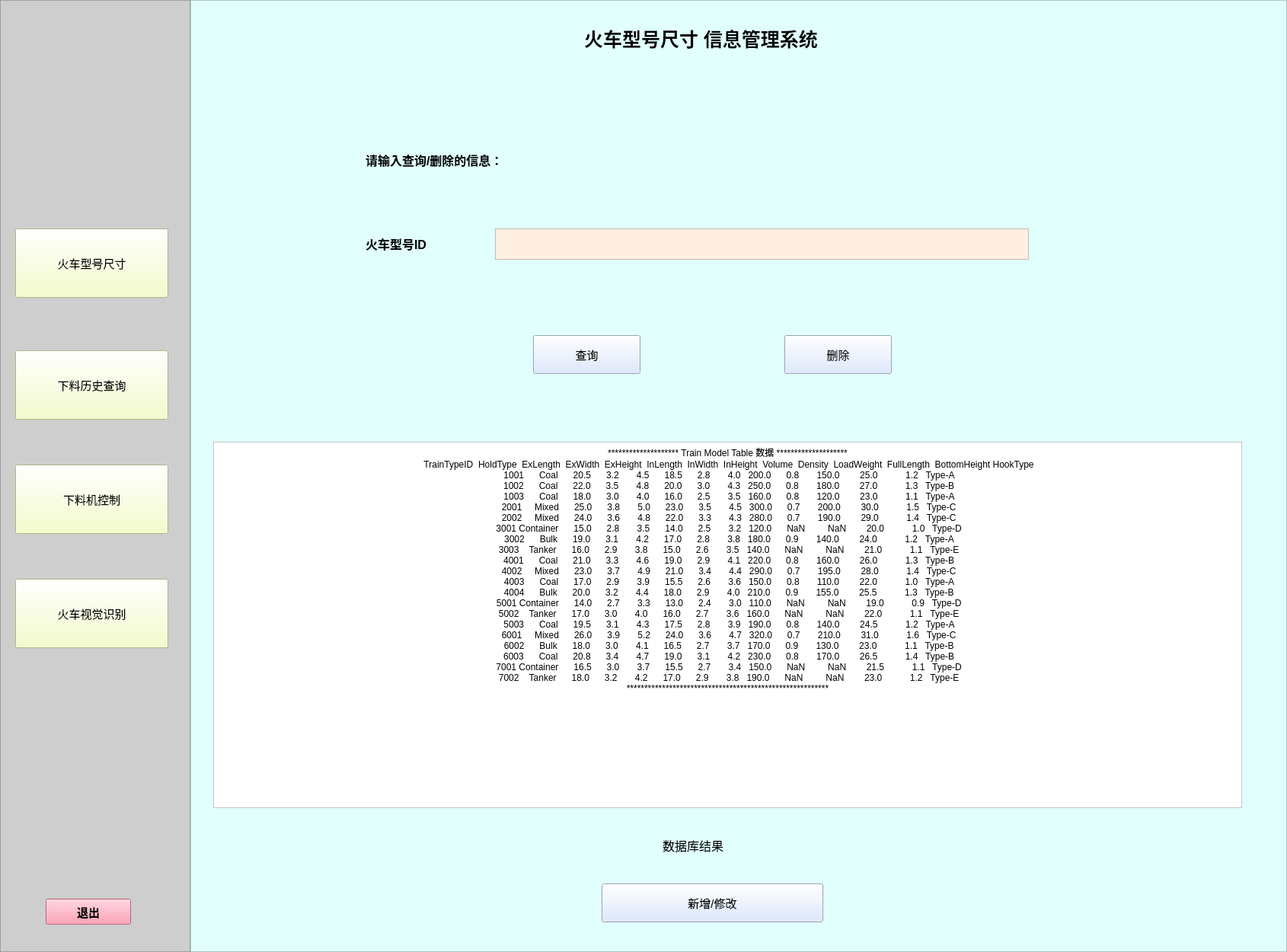
<?xml version="1.0" encoding="UTF-8"?>
<ui version="4.0">
 <class>TrainQuery</class>
 <widget class="QMainWindow" name="TrainQuery">
  <property name="geometry">
   <rect>
    <x>0</x>
    <y>0</y>
    <width>1690</width>
    <height>1250</height>
   </rect>
  </property>
  <property name="windowTitle">
   <string>MainWindow</string>
  </property>
  <widget class="QWidget" name="centralwidget">
   <layout class="QHBoxLayout" name="horizontalLayout" stretch="0,0">
    <property name="spacing">
     <number>0</number>
    </property>
    <property name="leftMargin">
     <number>0</number>
    </property>
    <property name="topMargin">
     <number>0</number>
    </property>
    <property name="rightMargin">
     <number>0</number>
    </property>
    <property name="bottomMargin">
     <number>0</number>
    </property>
    <item>
     <widget class="QFrame" name="frame_window">
      <property name="maximumSize">
       <size>
        <width>250</width>
        <height>16777215</height>
       </size>
      </property>
      <property name="styleSheet">
       <string notr="true">QFrame{
	background-color:rgb(206, 206, 206);
}</string>
      </property>
      <property name="frameShape">
       <enum>QFrame::StyledPanel</enum>
      </property>
      <property name="frameShadow">
       <enum>QFrame::Raised</enum>
      </property>
      <widget class="QPushButton" name="pushButton">
       <property name="geometry">
        <rect>
         <x>60</x>
         <y>1180</y>
         <width>112</width>
         <height>34</height>
        </rect>
       </property>
       <property name="font">
        <font>
         <pointsize>11</pointsize>
         <weight>75</weight>
         <bold>true</bold>
        </font>
       </property>
       <property name="styleSheet">
        <string notr="true">QPushButton{
background-color:rgb(255, 135, 163)
}</string>
       </property>
       <property name="text">
        <string>退出</string>
       </property>
      </widget>
      <widget class="QPushButton" name="pushButton_5">
       <property name="geometry">
        <rect>
         <x>20</x>
         <y>760</y>
         <width>201</width>
         <height>91</height>
        </rect>
       </property>
       <property name="font">
        <font>
         <pointsize>11</pointsize>
        </font>
       </property>
       <property name="styleSheet">
        <string notr="true">QPushButton{
background-color:rgb(243, 255, 189)
}</string>
       </property>
       <property name="text">
        <string>火车视觉识别</string>
       </property>
      </widget>
      <widget class="QPushButton" name="pushButton_6">
       <property name="geometry">
        <rect>
         <x>20</x>
         <y>610</y>
         <width>201</width>
         <height>91</height>
        </rect>
       </property>
       <property name="font">
        <font>
         <pointsize>11</pointsize>
        </font>
       </property>
       <property name="styleSheet">
        <string notr="true">QPushButton{
background-color:rgb(243, 255, 189)
}</string>
       </property>
       <property name="text">
        <string>下料机控制</string>
       </property>
      </widget>
      <widget class="QPushButton" name="pushButton_7">
       <property name="geometry">
        <rect>
         <x>20</x>
         <y>460</y>
         <width>201</width>
         <height>91</height>
        </rect>
       </property>
       <property name="font">
        <font>
         <pointsize>11</pointsize>
        </font>
       </property>
       <property name="styleSheet">
        <string notr="true">QPushButton{
background-color:rgb(243, 255, 189)
}</string>
       </property>
       <property name="text">
        <string>下料历史查询</string>
       </property>
      </widget>
      <widget class="QPushButton" name="pushButton_8">
       <property name="geometry">
        <rect>
         <x>20</x>
         <y>300</y>
         <width>201</width>
         <height>91</height>
        </rect>
       </property>
       <property name="font">
        <font>
         <pointsize>11</pointsize>
        </font>
       </property>
       <property name="styleSheet">
        <string notr="true">QPushButton{
background-color:rgb(243, 255, 189)
}</string>
       </property>
       <property name="text">
        <string>火车型号尺寸</string>
       </property>
      </widget>
     </widget>
    </item>
    <item>
     <widget class="QFrame" name="frame_menu">
      <property name="styleSheet">
       <string notr="true">QFrame{
	background-color:rgb(225, 255, 253)
}</string>
      </property>
      <property name="frameShape">
       <enum>QFrame::StyledPanel</enum>
      </property>
      <property name="frameShadow">
       <enum>QFrame::Raised</enum>
      </property>
      <widget class="QLabel" name="System_name">
       <property name="geometry">
        <rect>
         <x>310</x>
         <y>10</y>
         <width>721</width>
         <height>81</height>
        </rect>
       </property>
       <property name="font">
        <font>
         <pointsize>19</pointsize>
         <weight>75</weight>
         <bold>true</bold>
        </font>
       </property>
       <property name="text">
        <string>火车型号尺寸 信息管理系统</string>
       </property>
       <property name="textFormat">
        <enum>Qt::AutoText</enum>
       </property>
       <property name="alignment">
        <set>Qt::AlignCenter</set>
       </property>
      </widget>
      <widget class="QTextBrowser" name="textBrowser">
       <property name="geometry">
        <rect>
         <x>30</x>
         <y>580</y>
         <width>1351</width>
         <height>481</height>
        </rect>
       </property>
       <property name="styleSheet">
        <string notr="true">QTextBrowser{
background-color:rgb(255, 255, 255)
}</string>
       </property>
       <property name="html">
        <string>&lt;!DOCTYPE HTML PUBLIC &quot;-//W3C//DTD HTML 4.0//EN&quot; &quot;http://www.w3.org/TR/REC-html40/strict.dtd&quot;&gt;
&lt;html&gt;&lt;head&gt;&lt;meta name=&quot;qrichtext&quot; content=&quot;1&quot; /&gt;&lt;style type=&quot;text/css&quot;&gt;
p, li { white-space: pre-wrap; }
&lt;/style&gt;&lt;/head&gt;&lt;body style=&quot; font-family:'SimSun'; font-size:9pt; font-weight:400; font-style:normal;&quot;&gt;
&lt;p align=&quot;center&quot; style=&quot; margin-top:0px; margin-bottom:0px; margin-left:0px; margin-right:0px; -qt-block-indent:0; text-indent:0px;&quot;&gt;******************** Train Model Table 数据 ********************&lt;/p&gt;
&lt;p align=&quot;center&quot; style=&quot; margin-top:0px; margin-bottom:0px; margin-left:0px; margin-right:0px; -qt-block-indent:0; text-indent:0px;&quot;&gt; TrainTypeID  HoldType  ExLength  ExWidth  ExHeight  InLength  InWidth  InHeight  Volume  Density  LoadWeight  FullLength  BottomHeight HookType&lt;/p&gt;
&lt;p align=&quot;center&quot; style=&quot; margin-top:0px; margin-bottom:0px; margin-left:0px; margin-right:0px; -qt-block-indent:0; text-indent:0px;&quot;&gt;        1001      Coal      20.5      3.2       4.5      18.5      2.8       4.0   200.0      0.8       150.0        25.0           1.2   Type-A       &lt;/p&gt;
&lt;p align=&quot;center&quot; style=&quot; margin-top:0px; margin-bottom:0px; margin-left:0px; margin-right:0px; -qt-block-indent:0; text-indent:0px;&quot;&gt;        1002      Coal      22.0      3.5       4.8      20.0      3.0       4.3   250.0      0.8       180.0        27.0           1.3   Type-B       &lt;/p&gt;
&lt;p align=&quot;center&quot; style=&quot; margin-top:0px; margin-bottom:0px; margin-left:0px; margin-right:0px; -qt-block-indent:0; text-indent:0px;&quot;&gt;        1003      Coal      18.0      3.0       4.0      16.0      2.5       3.5   160.0      0.8       120.0        23.0           1.1   Type-A       &lt;/p&gt;
&lt;p align=&quot;center&quot; style=&quot; margin-top:0px; margin-bottom:0px; margin-left:0px; margin-right:0px; -qt-block-indent:0; text-indent:0px;&quot;&gt;        2001     Mixed      25.0      3.8       5.0      23.0      3.5       4.5   300.0      0.7       200.0        30.0           1.5   Type-C       &lt;/p&gt;
&lt;p align=&quot;center&quot; style=&quot; margin-top:0px; margin-bottom:0px; margin-left:0px; margin-right:0px; -qt-block-indent:0; text-indent:0px;&quot;&gt;        2002     Mixed      24.0      3.6       4.8      22.0      3.3       4.3   280.0      0.7       190.0        29.0           1.4   Type-C       &lt;/p&gt;
&lt;p align=&quot;center&quot; style=&quot; margin-top:0px; margin-bottom:0px; margin-left:0px; margin-right:0px; -qt-block-indent:0; text-indent:0px;&quot;&gt;        3001 Container      15.0      2.8       3.5      14.0      2.5       3.2   120.0      NaN         NaN        20.0           1.0   Type-D       &lt;/p&gt;
&lt;p align=&quot;center&quot; style=&quot; margin-top:0px; margin-bottom:0px; margin-left:0px; margin-right:0px; -qt-block-indent:0; text-indent:0px;&quot;&gt;        3002      Bulk      19.0      3.1       4.2      17.0      2.8       3.8   180.0      0.9       140.0        24.0           1.2   Type-A       &lt;/p&gt;
&lt;p align=&quot;center&quot; style=&quot; margin-top:0px; margin-bottom:0px; margin-left:0px; margin-right:0px; -qt-block-indent:0; text-indent:0px;&quot;&gt;        3003    Tanker      16.0      2.9       3.8      15.0      2.6       3.5   140.0      NaN         NaN        21.0           1.1   Type-E       &lt;/p&gt;
&lt;p align=&quot;center&quot; style=&quot; margin-top:0px; margin-bottom:0px; margin-left:0px; margin-right:0px; -qt-block-indent:0; text-indent:0px;&quot;&gt;        4001      Coal      21.0      3.3       4.6      19.0      2.9       4.1   220.0      0.8       160.0        26.0           1.3   Type-B       &lt;/p&gt;
&lt;p align=&quot;center&quot; style=&quot; margin-top:0px; margin-bottom:0px; margin-left:0px; margin-right:0px; -qt-block-indent:0; text-indent:0px;&quot;&gt;        4002     Mixed      23.0      3.7       4.9      21.0      3.4       4.4   290.0      0.7       195.0        28.0           1.4   Type-C       &lt;/p&gt;
&lt;p align=&quot;center&quot; style=&quot; margin-top:0px; margin-bottom:0px; margin-left:0px; margin-right:0px; -qt-block-indent:0; text-indent:0px;&quot;&gt;        4003      Coal      17.0      2.9       3.9      15.5      2.6       3.6   150.0      0.8       110.0        22.0           1.0   Type-A       &lt;/p&gt;
&lt;p align=&quot;center&quot; style=&quot; margin-top:0px; margin-bottom:0px; margin-left:0px; margin-right:0px; -qt-block-indent:0; text-indent:0px;&quot;&gt;        4004      Bulk      20.0      3.2       4.4      18.0      2.9       4.0   210.0      0.9       155.0        25.5           1.3   Type-B       &lt;/p&gt;
&lt;p align=&quot;center&quot; style=&quot; margin-top:0px; margin-bottom:0px; margin-left:0px; margin-right:0px; -qt-block-indent:0; text-indent:0px;&quot;&gt;        5001 Container      14.0      2.7       3.3      13.0      2.4       3.0   110.0      NaN         NaN        19.0           0.9   Type-D       &lt;/p&gt;
&lt;p align=&quot;center&quot; style=&quot; margin-top:0px; margin-bottom:0px; margin-left:0px; margin-right:0px; -qt-block-indent:0; text-indent:0px;&quot;&gt;        5002    Tanker      17.0      3.0       4.0      16.0      2.7       3.6   160.0      NaN         NaN        22.0           1.1   Type-E       &lt;/p&gt;
&lt;p align=&quot;center&quot; style=&quot; margin-top:0px; margin-bottom:0px; margin-left:0px; margin-right:0px; -qt-block-indent:0; text-indent:0px;&quot;&gt;        5003      Coal      19.5      3.1       4.3      17.5      2.8       3.9   190.0      0.8       140.0        24.5           1.2   Type-A       &lt;/p&gt;
&lt;p align=&quot;center&quot; style=&quot; margin-top:0px; margin-bottom:0px; margin-left:0px; margin-right:0px; -qt-block-indent:0; text-indent:0px;&quot;&gt;        6001     Mixed      26.0      3.9       5.2      24.0      3.6       4.7   320.0      0.7       210.0        31.0           1.6   Type-C       &lt;/p&gt;
&lt;p align=&quot;center&quot; style=&quot; margin-top:0px; margin-bottom:0px; margin-left:0px; margin-right:0px; -qt-block-indent:0; text-indent:0px;&quot;&gt;        6002      Bulk      18.0      3.0       4.1      16.5      2.7       3.7   170.0      0.9       130.0        23.0           1.1   Type-B       &lt;/p&gt;
&lt;p align=&quot;center&quot; style=&quot; margin-top:0px; margin-bottom:0px; margin-left:0px; margin-right:0px; -qt-block-indent:0; text-indent:0px;&quot;&gt;        6003      Coal      20.8      3.4       4.7      19.0      3.1       4.2   230.0      0.8       170.0        26.5           1.4   Type-B       &lt;/p&gt;
&lt;p align=&quot;center&quot; style=&quot; margin-top:0px; margin-bottom:0px; margin-left:0px; margin-right:0px; -qt-block-indent:0; text-indent:0px;&quot;&gt;        7001 Container      16.5      3.0       3.7      15.5      2.7       3.4   150.0      NaN         NaN        21.5           1.1   Type-D       &lt;/p&gt;
&lt;p align=&quot;center&quot; style=&quot; margin-top:0px; margin-bottom:0px; margin-left:0px; margin-right:0px; -qt-block-indent:0; text-indent:0px;&quot;&gt;        7002    Tanker      18.0      3.2       4.2      17.0      2.9       3.8   190.0      NaN         NaN        23.0           1.2   Type-E       &lt;/p&gt;
&lt;p align=&quot;center&quot; style=&quot; margin-top:0px; margin-bottom:0px; margin-left:0px; margin-right:0px; -qt-block-indent:0; text-indent:0px;&quot;&gt;*********************************************************&lt;/p&gt;&lt;/body&gt;&lt;/html&gt;</string>
       </property>
      </widget>
      <widget class="QLabel" name="label_qy">
       <property name="geometry">
        <rect>
         <x>230</x>
         <y>280</y>
         <width>200</width>
         <height>80</height>
        </rect>
       </property>
       <property name="font">
        <font>
         <pointsize>12</pointsize>
         <weight>75</weight>
         <bold>true</bold>
        </font>
       </property>
       <property name="text">
        <string>火车型号ID</string>
       </property>
      </widget>
      <widget class="QLabel" name="label_ls">
       <property name="geometry">
        <rect>
         <x>620</x>
         <y>1070</y>
         <width>251</width>
         <height>80</height>
        </rect>
       </property>
       <property name="font">
        <font>
         <pointsize>12</pointsize>
        </font>
       </property>
       <property name="text">
        <string>数据库结果</string>
       </property>
      </widget>
      <widget class="QTextEdit" name="textEdit">
       <property name="geometry">
        <rect>
         <x>400</x>
         <y>300</y>
         <width>701</width>
         <height>41</height>
        </rect>
       </property>
       <property name="styleSheet">
        <string notr="true">QTextEdit{
	background-color:rgb(255, 240, 226)
}</string>
       </property>
      </widget>
      <widget class="QPushButton" name="pushButton_9">
       <property name="geometry">
        <rect>
         <x>450</x>
         <y>440</y>
         <width>141</width>
         <height>51</height>
        </rect>
       </property>
       <property name="font">
        <font>
         <pointsize>11</pointsize>
        </font>
       </property>
       <property name="styleSheet">
        <string notr="true">QPushButton{
background-color:rgb(213, 227, 255)
}</string>
       </property>
       <property name="text">
        <string>查询</string>
       </property>
      </widget>
      <widget class="QPushButton" name="pushButton_10">
       <property name="geometry">
        <rect>
         <x>780</x>
         <y>440</y>
         <width>141</width>
         <height>51</height>
        </rect>
       </property>
       <property name="font">
        <font>
         <pointsize>11</pointsize>
        </font>
       </property>
       <property name="styleSheet">
        <string notr="true">QPushButton{
background-color:rgb(213, 227, 255)
}</string>
       </property>
       <property name="text">
        <string>删除</string>
       </property>
      </widget>
      <widget class="QLabel" name="label_qy_2">
       <property name="geometry">
        <rect>
         <x>230</x>
         <y>170</y>
         <width>391</width>
         <height>80</height>
        </rect>
       </property>
       <property name="font">
        <font>
         <pointsize>12</pointsize>
         <weight>75</weight>
         <bold>true</bold>
        </font>
       </property>
       <property name="text">
        <string>请输入查询/删除的信息：</string>
       </property>
      </widget>
      <widget class="QPushButton" name="pushButton_11">
       <property name="geometry">
        <rect>
         <x>540</x>
         <y>1160</y>
         <width>291</width>
         <height>51</height>
        </rect>
       </property>
       <property name="font">
        <font>
         <pointsize>11</pointsize>
        </font>
       </property>
       <property name="styleSheet">
        <string notr="true">QPushButton{
background-color:rgb(213, 227, 255)
}</string>
       </property>
       <property name="text">
        <string>新增/修改</string>
       </property>
      </widget>
     </widget>
    </item>
   </layout>
  </widget>
 </widget>
 <resources/>
 <connections/>
</ui>
